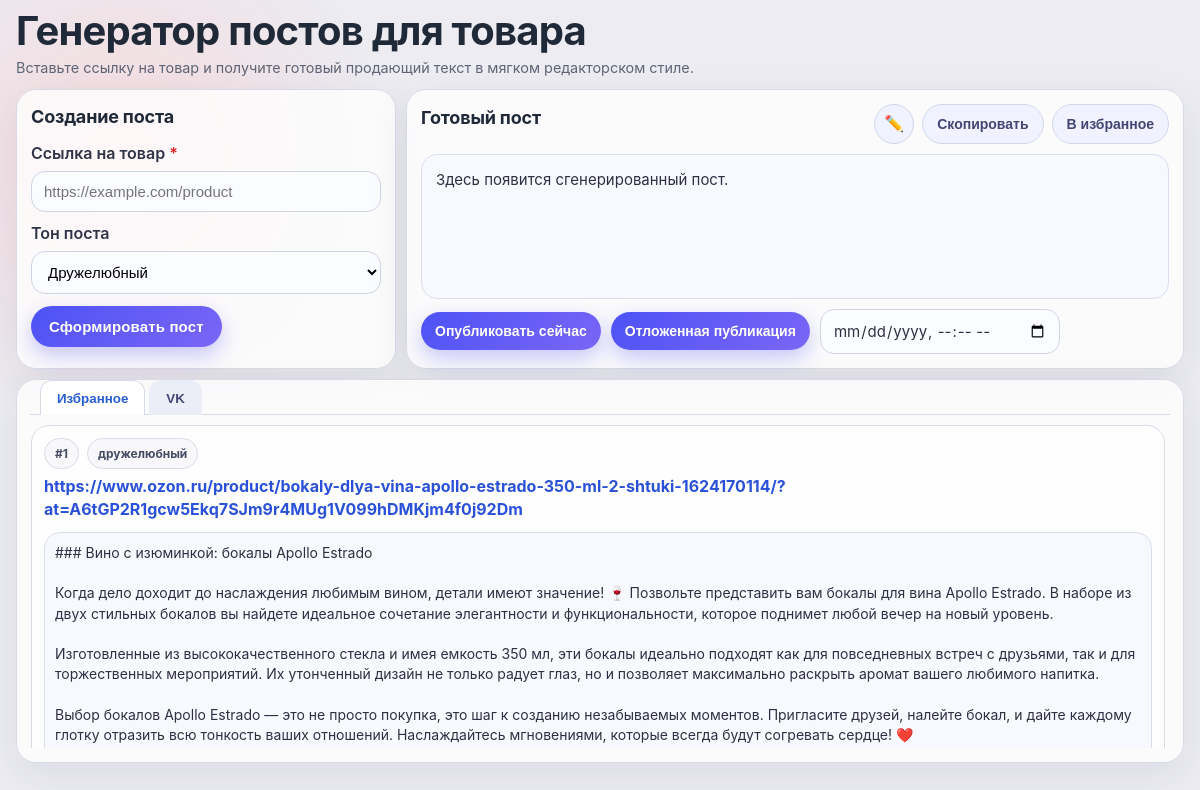
The page / on the database its author committed.
### tables this page shows
CREATE TABLE favorites (
                id INTEGER PRIMARY KEY AUTOINCREMENT,
                post_text TEXT NOT NULL,
                product_url TEXT,
                tone TEXT,
                created_at_utc TEXT NOT NULL
            );

### app.py (the view, shortened to what this page needs)
@app.route("/", methods=["GET", "POST"])
def index():
    generated_post = ""
    error_message = ""
    form_data = {
        "product_url": "",
        "tone": "дружелюбный",
    }
    conn = _db()
    try:
        favorites = conn.execute(
            "SELECT id, post_text, product_url, tone, created_at_utc FROM favorites ORDER BY id DESC LIMIT 20"
        ).fetchall()
        vk_posts = conn.execute(
            """
            SELECT id, post_text, vk_post_id, vk_owner_id, status, publish_at_utc, created_at_utc, error
            FROM vk_posts
            ORDER BY id DESC
            LIMIT 20
            """
        ).fetchall()
    finally:
        conn.close()
    return render_template(
        "index.html",
        generated_post=generated_post,
        error_message=error_message,
        form_data=form_data,
        favorites=favorites,
        vk_posts=vk_posts,
    )

### app.py (called while the page is built)
def _db():
    conn = sqlite3.connect(DB_PATH)
    conn.row_factory = sqlite3.Row
    return conn

### templates/index.html (shortened to what this page needs)
<!DOCTYPE html>
<html lang="ru">
<head>
    <link rel="stylesheet" href="{{ url_for('static', filename='style.css') }}">
</head>
<body>
    <div class="bg-glow"></div>
    <div class="page">
        <header class="hero">
            <h1>Генератор постов для товара</h1>
            <p class="subtitle">Вставьте ссылку на товар и получите готовый продающий текст в мягком редакторском стиле.</p>
        </header>
        <main class="dashboard">
            <div class="top-grid">
                <form method="POST" class="card form-card" id="generateForm">
                    <h2 class="card-title">Создание поста</h2>
                    <label for="product_url">Ссылка на товар <span class="required">*</span></label>
                    <input
                        type="url"
                        id="product_url"
                        name="product_url"
                        placeholder="https://example.com/product"
                        value="{{ form_data.product_url }}"
                    >
                    <label for="tone">Тон поста</label>
                    <select id="tone" name="tone">
                        <option value="дружелюбный" {% if form_data.tone == "дружелюбный" %}selected{% endif %}>Дружелюбный</option>
                    </select>
                    <button type="submit" class="primary-btn" id="generateBtn">
                        <span class="btn-label">Сформировать пост</span>
                    </button>
                </form>
                <section class="card result-block">
                    <div class="result-head">
                        <h2 class="card-title">Готовый пост</h2>
                        <div class="head-actions">
                            <button type="button" id="editToggleBtn" class="icon-btn" title="Редактировать пост" aria-label="Редактировать пост">✏️</button>
                            <button type="button" id="copyBtn" class="action-btn action-btn-muted">Скопировать</button>
                            <form method="POST" action="{{ url_for('favorites_add') }}">
                                <button type="submit" class="action-btn action-btn-muted">В избранное</button>
                            </form>
                        </div>
                    </div>
                    <pre id="postText">{% if generated_post %}{{ generated_post }}{% else %}Здесь появится сгенерированный пост.{% endif %}</pre>
                    <div class="actions-grid">
                        <div class="btn-row">
                            <form method="POST" action="{{ url_for('vk_publish') }}">
                                <button type="submit" class="action-btn action-btn-primary">Опубликовать сейчас</button>
                            </form>
                            <form method="POST" action="{{ url_for('vk_publish') }}" class="schedule-form">
                                <button type="submit" class="action-btn action-btn-primary">Отложенная публикация</button>
                                <input type="datetime-local" class="schedule-input" name="publish_at">
                            </form>
                        </div>
                    </div>
                </section>
            </div>
            <section class="card tabs-card">
                <div class="tabs-head">
                    <div class="tabs">
                        <button type="button" class="tab-btn is-active" data-tab="favorites">Избранное</button>
                        <button type="button" class="tab-btn" data-tab="vk">VK</button>
                    </div>
                </div>
                <div class="tabs-body">
                    <div class="tab-panel is-active" id="tab-favorites">
                        {% if favorites and favorites|length > 0 %}
                            <div class="list">
                                {% for f in favorites %}
                                    <article class="list-item">
                                        <div class="list-meta">
                                            <div class="meta-row">
                                                <span class="pill">#{{ f.id }}</span>
                                                {% if f.tone %}<span class="pill">{{ f.tone }}</span>{% endif %}
                                            </div>
                                            {% if f.product_url %}<a class="list-link" href="{{ f.product_url }}" target="_blank" rel="noreferrer">{{ f.product_url }}</a>{% endif %}
                                        </div>
                                        <pre class="mini-pre">{{ f.post_text }}</pre>
                                    </article>
                                {% endfor %}
                            </div>
                        {% else %}
                            <p class="empty-state">Пока пусто. Сгенерируйте пост и нажмите «В избранное».</p>
                        {% endif %}
                    </div>
                </div>
            </section>
        </main>
    </div>
</body>
</html>

### rows shown on the page
favorites: id "1", tone "дружелюбный", product_url "https://www.ozon.ru/product/bokaly-dlya-vina-apollo-estrado-350-ml-2-shtuki-1624170114/?at=A6tGP2R1gcw5Ekq7SJm9r4MUg1V099hDMKjm4f0j92Dm", post_text "### Вино с изюминкой: бокалы Apollo Estrado Когда дело доходит до наслаждения любимым вином, детали имеют значение! 🍷 Позвольте представить вам бокалы для вина Apollo Estrado. В наборе из двух стильных бокалов вы найдете идеальное сочетание элегантности и функциональности, которое поднимет любой вечер на новый уровень. Изготовленные из высококачественного стекла и имея емкость 350 мл, эти бокалы идеально подходят как для повседневных встреч с друзьями, так и для торжественных мероприятий. Их утонченный дизайн не только радует глаз, но и позволяет максимально раскрыть аромат вашего любимого напитка. Выбор бокалов Apollo Estrado — это не просто покупка, это шаг к созданию незабываемых…"
